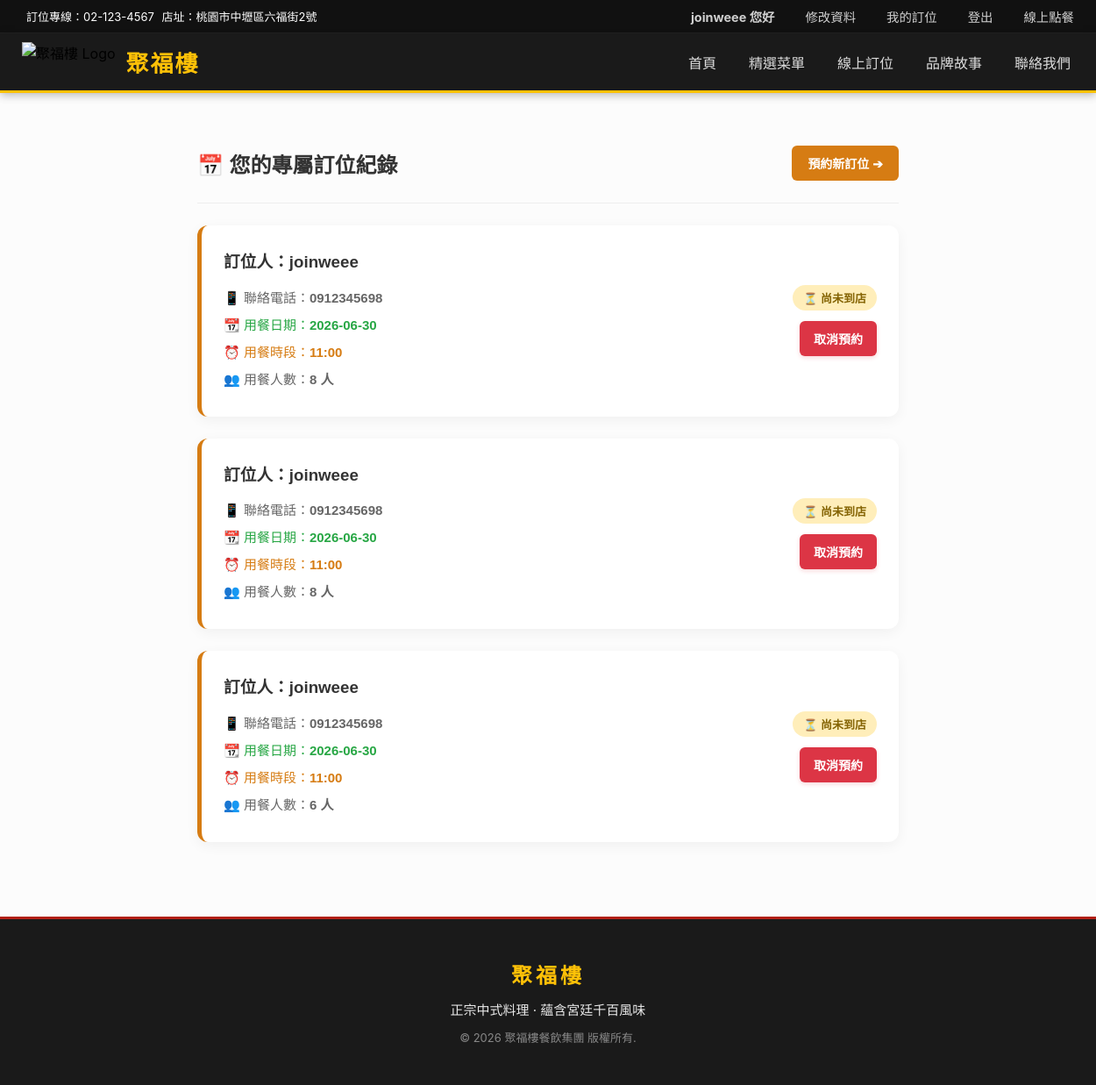
/my_bookings/ (signed in), run on an earlier commit of the app's database.
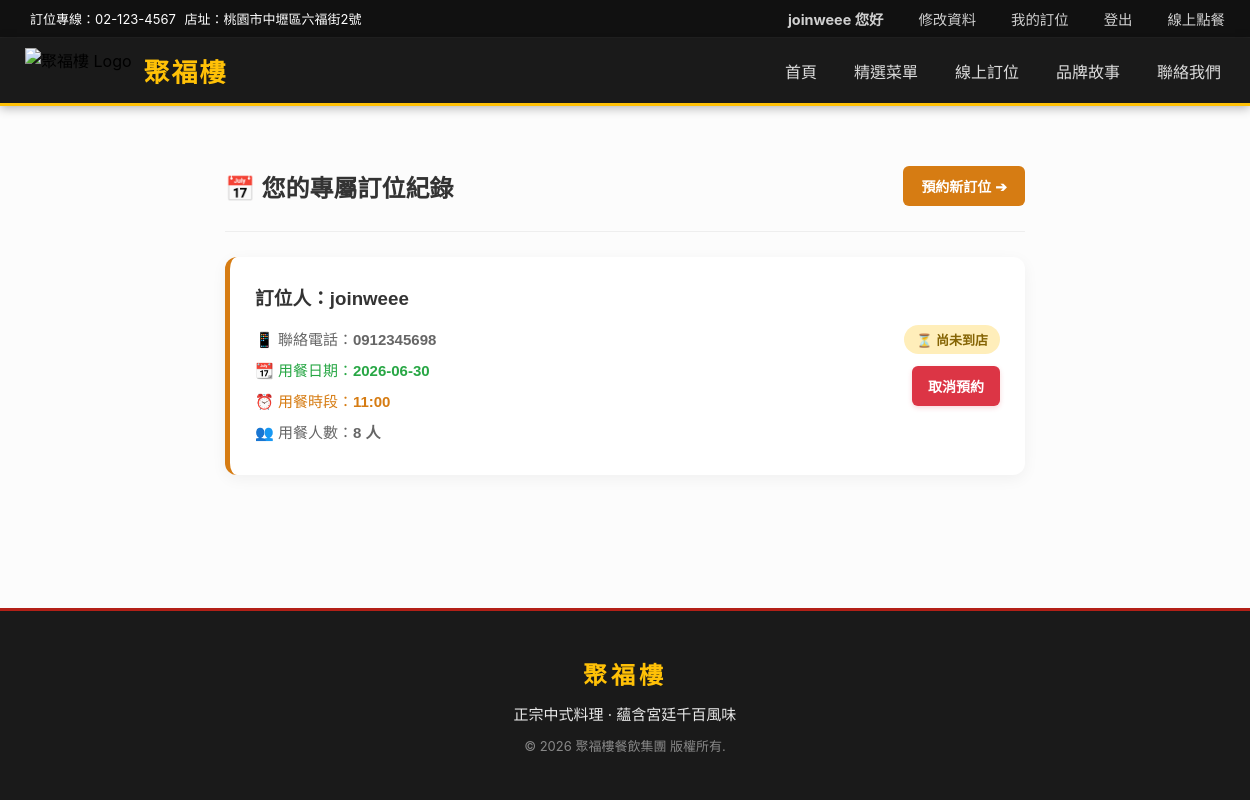
And on a later commit of the database.
### myapp/models.py (models this page shows, shortened)
class Reservation(models.Model):
    MAX_SEATS_PER_SLOT = 50
    user = models.ForeignKey(
        settings.AUTH_USER_MODEL,
        on_delete=models.CASCADE,
        verbose_name="關聯會員",
        related_name="reservations"
    )
    name = models.CharField(max_length=50, verbose_name="訂位人姓名")
    phone = models.CharField(max_length=15, verbose_name="聯絡電話")
    email = models.EmailField(verbose_name="電子信箱", blank=True, null=True)
    date = models.DateField(verbose_name="訂位日期")
    time_slot = models.CharField(max_length=10, verbose_name="用餐時段")
    guests = models.IntegerField(
        validators=[MinValueValidator(1), MaxValueValidator(20)],
        verbose_name="用餐人數"
    )
    notes = models.TextField(blank=True, null=True, verbose_name="備註")
    created_at = models.DateTimeField(auto_now_add=True, verbose_name="填單時間")
    is_arrived = models.BooleanField(default=False, verbose_name="客人是否已到店")
    class Meta:
        verbose_name = "線上訂位"
        verbose_name_plural = "線上訂位管理"
        ordering = ['-date', 'time_slot']

### myapp/views.py (the view)
# urls.py: path('my_bookings/', views.my_bookings, name='my_bookings'),
@login_required(login_url='/user_login/')  # 說明：只有登入會員可以查看自己的訂位紀錄。
def my_bookings(request):
    bookings = Reservation.objects.filter(user=request.user).order_by('-date')  # 說明：查詢目前會員的訂位資料。
    return render(request, 'my_bookings.html', {'bookings': bookings})  # 說明：渲染我的訂位頁。

### templates/my_bookings.html (shortened to what this page needs)
{% extends 'base.html' %}
{% load static %}
{% block extra_css %}
<link rel="stylesheet" href="{% static 'css/my_bookings.css' %}">
{% endblock %}
{% block content %}
<div class="booking-container">
    <div class="booking-header">
        <h2 class="page-title">📅 您的專屬訂位紀錄</h2>
        <a href="{% url 'book_table' %}" class="btn-new-booking">預約新訂位 ➔</a>
    </div>
    <hr class="divider">
    {% if bookings %}
        {% for booking in bookings %}
            <div class="booking-card">
                <div class="booking-info">
                    <h3 class="customer-name">訂位人：{{ booking.name }}</h3>
                    <div class="info-details">
                        <p>📱 聯絡電話：<strong>{{ booking.phone }}</strong></p>
                        <p class="text-success">📆 用餐日期：<strong>{{ booking.date|date:"Y-m-d" }}</strong></p>
                        <p class="text-primary">⏰ 用餐時段：<strong>{{ booking.time_slot }}</strong></p>
                        <p>👥 用餐人數：<strong>{{ booking.guests }} 人</strong></p>
                    </div>
                </div>
                <div class="booking-actions">
                    {% if booking.is_arrived %}
                        <span class="status-tag tag-arrived">✓ 已到店用餐</span>
                    {% else %}
                        <span class="status-tag tag-pending">⏳ 尚未到店</span>
                    {% endif %}
                    {% if not booking.is_arrived %}
                        <a href="{% url 'cancel_booking' booking.id %}"
                           onclick="return confirm('確定要取消這筆在 {{ booking.date }} {{ booking.time_slot }} 的聚福樓預約嗎？');"
                           class="btn-cancel">
                            取消預約
                        </a>
                    {% endif %}
                </div>
            </div>
        {% endfor %}
    {% else %}
        <div class="empty-booking-state">
            <p>您目前在聚福樓沒有任何預約訂位紀錄喔！</p>
            <a href="{% url 'book_table' %}" class="btn-go-book">立即線上訂位 📅</a>
        </div>
    {% endif %}
</div>
{% endblock %}

What changed in the data, as far as the page shows it:
removed Reservation: name "joinweee", phone "0912345698", date "2026-06-30", time_slot "11:00", guests "8", is_arrived "⏳ 尚未到店"
removed Reservation: name "joinweee", phone "0912345698", date "2026-06-30", time_slot "11:00", guests "6", is_arrived "⏳ 尚未到店"
